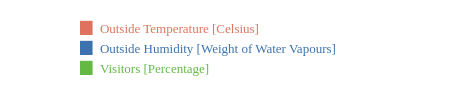
   <widget class="PlotWidget" name="widget_rms_0" native="true">
    <property name="geometry">
     <rect>
      <x>1250</x>
      <y>130</y>
      <width>461</width>
      <height>91</height>
     </rect>
    </property>
    <property name="styleSheet">
     <string notr="true">background:rgba(0,0,0,0);</string>
    </property>
    <widget class="QLabel" name="label_97">
     <property name="geometry">
      <rect>
       <x>100</x>
       <y>20</y>
       <width>171</width>
       <height>16</height>
      </rect>
     </property>
     <property name="font">
      <font>
       <family>Times New Roman</family>
       <pointsize>10</pointsize>
      </font>
     </property>
     <property name="styleSheet">
      <string notr="true">background-color:rgba(0,0,0,0);
color:rgb(222, 114, 94);</string>
     </property>
     <property name="text">
      <string>Outside Temperature [Celsius]</string>
     </property>
    </widget>
    <widget class="QLabel" name="label_98">
     <property name="geometry">
      <rect>
       <x>80</x>
       <y>10</y>
       <width>20</width>
       <height>31</height>
      </rect>
     </property>
     <property name="font">
      <font>
       <family>Arial</family>
       <pointsize>12</pointsize>
      </font>
     </property>
     <property name="styleSheet">
      <string notr="true">background-color:rgba(9,9,255,0);
color:rgb(222, 114, 94);</string>
     </property>
     <property name="text">
      <string>▆</string>
     </property>
    </widget>
    <widget class="QLabel" name="label_99">
     <property name="geometry">
      <rect>
       <x>80</x>
       <y>30</y>
       <width>20</width>
       <height>31</height>
      </rect>
     </property>
     <property name="font">
      <font>
       <family>Arial</family>
       <pointsize>12</pointsize>
      </font>
     </property>
     <property name="styleSheet">
      <string notr="true">background-color:rgba(0,0,0,0);
color:rgb(60, 114, 174);</string>
     </property>
     <property name="text">
      <string>▆</string>
     </property>
    </widget>
    <widget class="QLabel" name="label_100">
     <property name="geometry">
      <rect>
       <x>100</x>
       <y>40</y>
       <width>241</width>
       <height>16</height>
      </rect>
     </property>
     <property name="font">
      <font>
       <family>Times New Roman</family>
       <pointsize>10</pointsize>
      </font>
     </property>
     <property name="styleSheet">
      <string notr="true">background-color:rgba(0,0,0,0);
color:rgb(60, 114, 174);</string>
     </property>
     <property name="text">
      <string>Outside Humidity [Weight of Water Vapours]</string>
     </property>
    </widget>
    <widget class="QLabel" name="label_101">
     <property name="geometry">
      <rect>
       <x>100</x>
       <y>60</y>
       <width>121</width>
       <height>16</height>
      </rect>
     </property>
     <property name="font">
      <font>
       <family>Times New Roman</family>
       <pointsize>10</pointsize>
      </font>
     </property>
     <property name="styleSheet">
      <string notr="true">background-color:rgba(0,0,0,0);
color:rgb(100, 185, 68);</string>
     </property>
     <property name="text">
      <string>Visitors [Percentage]</string>
     </property>
    </widget>
    <widget class="QLabel" name="label_102">
     <property name="geometry">
      <rect>
       <x>80</x>
       <y>50</y>
       <width>20</width>
       <height>31</height>
      </rect>
     </property>
     <property name="font">
      <font>
       <family>Arial</family>
       <pointsize>12</pointsize>
      </font>
     </property>
     <property name="styleSheet">
      <string notr="true">background-color:rgba(9,9,255,0);
color:rgb(100, 185, 68);</string>
     </property>
     <property name="text">
      <string>▆</string>
     </property>
    </widget>
   </widget>
